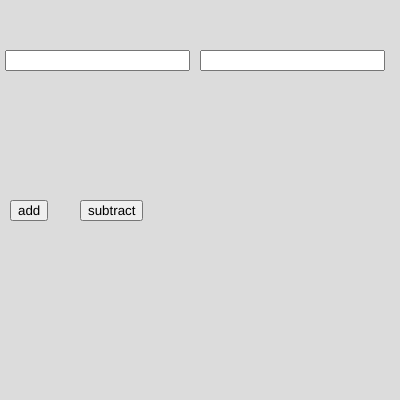
Frame 1 (no input)
Frame 60 (no input): identical to frame 1, image omitted
Frame 120 (the mouse pressed at the canvas centre since frame 60): identical to frame 1, image omitted

The p5.js sketch that drew this single still picture (run headless with seeded random() and noise() and a simulated clock; from frame 60 on, the mouse is pressed at the canvas centre):

// p5.js sketch
// ── sketch.js
function setup() {
  createCanvas(400, 400);
  num1 = createInput();
  num1.position(5,50)
  num2 = createInput();
  num2.position(200,50)
  b1 = createButton("add");
  b1.position(10,200);
  b1.mousePressed(add)
  b2 = createButton("subtract");
  b2.position(80,200);
  b2.mousePressed(subtract)
}
function add(){
  console.log(n1+n2)
}
function subtract(){
  console.log(n1-n2)
}
function draw() {
  background(220);
  n1=parseInt(num1.value());
  n2=parseInt(num2.value());
}
